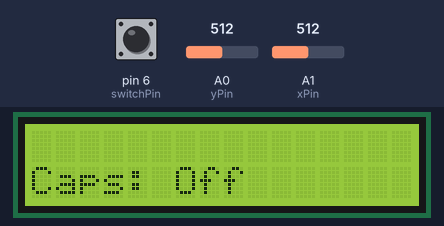
The sketch below on a simulated Arduino Uno, built with avr-gcc and run on an emulated ATmega328P. Parts: 16×2 character LCD. The test bench sets the inputs (shaded band); at power-on: A1 (xPin) = 512, A0 (yPin) = 512, pin 6 (switchPin) HIGH.

Above: at 1.2 s.
1.3 s: A1 (xPin) set to 900
At 4.0 s:
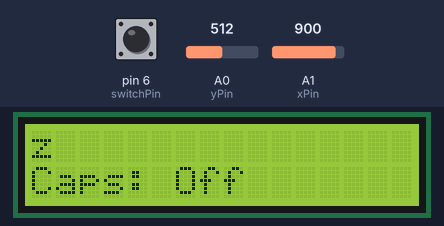
4.3 s: A0 (yPin) set to 230
6.6 s: A0 (yPin) set to 194
At 6.75 s:
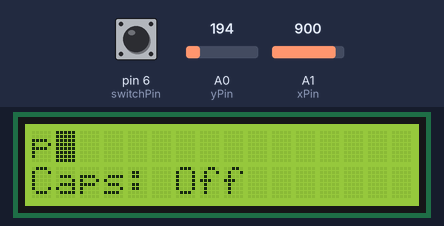
8.8 s: A0 (yPin) set to 306
At 9.01 s:
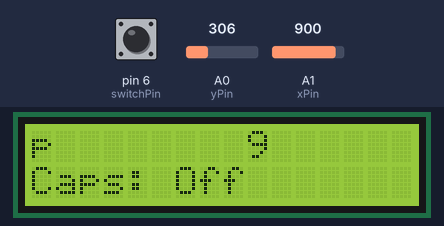
11.8 s: A0 (yPin) set to 804
14.1 s: A0 (yPin) set to 821
At 17.1 s:
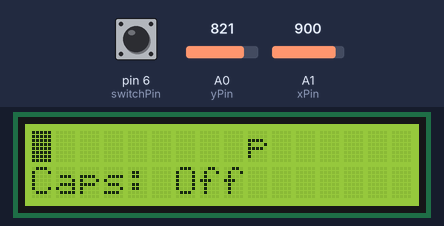
Timing chart, 0 to 17.4 s (numbered marks = the images above; inputs shaded):
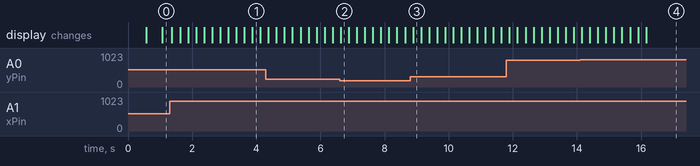

The sketch:

LCD_username.ino
```cpp
/*
 Engineer: Michael Dubisz
 1/4/2019

 This program allows the user to print a username with letters and numbers on the LCD using a joystick.
*/

//switch pin of joystick is connected to D6, x pin & y pin are connected to A1 and A0, respectively
const int switchPin = 6, xPin = 1, yPin = 0;

//BLINKRATE = how fast the cursor blinks
const int BLINKRATE = 1000;
//CENTER_TOLERANCE = how far you have to move the joystick from the middle for it to register (normally between 0-400)
const int CENTER_TOLERANCE = 300;

//used to see whether caps is on or off
const int CAPS_ON = 1, CAPS_OFF = 0;
int capsState = CAPS_OFF;

//measures the x and y position of the joystick, and whether or not the button has been pressed
int xPosition, yPosition, pressed;

int cursorPosition = 0;
//keeps track of the current char in each of the 16 positions in the first row of the LCD
char currentChar[16] = { ' ', ' ', ' ', ' ', ' ', ' ', ' ', ' ', ' ', ' ', ' ', ' ', ' ', ' ', ' ', ' '};
//used for looping the cursor blink
int count;

//this character will blink to represent the cursor
byte blinker[8] = {
  B11111,
  B11111,
  B11111,
  B11111,
  B11111,
  B11111,
  B11111,
  B11111,
};

// include the LiquidCrystal library code:
#include <LiquidCrystal.h>

// initialize the library by associating any needed LCD interface pin
// with the arduino pin number it is connected to
const int rs = 12, en = 11, d4 = 5, d5 = 4, d6 = 3, d7 = 2;
LiquidCrystal lcd(rs, en, d4, d5, d6, d7);


//If caps is on and userChar is a letter, print userChar as a captial letter.
//Otherwise, just print userChar.
void printChar(char userChar){
    if(capsState == CAPS_ON && (userChar >= 'a' && userChar <= 'z') ){
      lcd.print( static_cast<char>(userChar - 32) );
    }
    else{
      lcd.print(userChar);
    }
}


void setup() {

  pinMode(switchPin, INPUT);
  digitalWrite(switchPin, HIGH);

  // set up the LCD's number of columns and rows:
  lcd.begin(16, 2);

  //print an initial message
  lcd.setCursor(0,1);
  lcd.print("Caps: Off");

  //blinker is specialchar #1
  lcd.createChar(1, blinker);
}


void loop() {

  //read the joystick data
  xPosition = analogRead(xPin);
  yPosition = analogRead(yPin);
  pressed = digitalRead(switchPin);

  count = 0;
  //while the joystick hasn't been moved/ pressed and it's been less than 1 second
  while (    (xPosition > (512 - CENTER_TOLERANCE) && xPosition < (512 + CENTER_TOLERANCE) )
          && (yPosition > (512 - CENTER_TOLERANCE) && yPosition < (512 + CENTER_TOLERANCE) )
          && (pressed)
          && (count < BLINKRATE) ) {

    lcd.setCursor(cursorPosition, 0);

    if (count < BLINKRATE/2){
      printChar(currentChar[cursorPosition]);
    }

    else{
      lcd.write(byte(1));
    }

    delay(100);

    xPosition = analogRead(xPin);
    yPosition = analogRead(yPin);
    pressed = digitalRead(switchPin);
    count = count + 100;
  }


  //if the joystick is pushed left
  if(yPosition > (512 + CENTER_TOLERANCE) ) {

    //leave the current position with the correct char
    lcd.setCursor(cursorPosition, 0);
    printChar(currentChar[cursorPosition]);

    //update the current position to 1 left (if it's already at 0, stay at 0)
    cursorPosition = (cursorPosition == 0)? 0 : cursorPosition - 1;

    //print the blinker on new current position
    lcd.setCursor(cursorPosition, 0);
    lcd.write(byte(1));

    delay(250);
  }


  //if the joystick is pushed right
  else if(yPosition < (512 - CENTER_TOLERANCE)){

    //leave the current position with the correct char
    lcd.setCursor(cursorPosition, 0);
    printChar(currentChar[cursorPosition]);

    //update the current position to 1 left (if it's already at 15, stay at 15)
    cursorPosition = (cursorPosition == 15)? 15 : cursorPosition + 1;

     //print the blinker on new current position
    lcd.setCursor(cursorPosition, 0);
    lcd.write(byte(1));

    delay(250);
  }


  //if the joystick is pushed up
  else if (xPosition < (512 - CENTER_TOLERANCE) ) {

    //figure out what the next char will be
    if (currentChar[cursorPosition] == ' ')
      currentChar[cursorPosition] = 'a';
    else if (currentChar[cursorPosition] == 'z')
      currentChar[cursorPosition] = '0';
    else if (currentChar[cursorPosition] == '9')
      currentChar[cursorPosition] = ' ';
    else
      currentChar[cursorPosition]++;


    //print the new char
    lcd.setCursor(cursorPosition, 0);
    printChar(currentChar[cursorPosition]);

    delay(250);

  }


  //if the joystick is pushed down
  else if (xPosition > (512 + CENTER_TOLERANCE) ) {

    //figure out what the next char will be
    if (currentChar[cursorPosition] == ' ')
      currentChar[cursorPosition] = '9';
    else if (currentChar[cursorPosition] == '0')
      currentChar[cursorPosition] = 'z';
    else if (currentChar[cursorPosition] == 'a')
      currentChar[cursorPosition] = '  ';
    else
      currentChar[cursorPosition]--;

    //print the new char
    lcd.setCursor(cursorPosition, 0);
    printChar(currentChar[cursorPosition]);

    delay(250);

  }


  //if the joystick is pressed
  else if (!pressed) {

    if (capsState == CAPS_OFF){
      capsState = CAPS_ON;
      lcd.setCursor(6,1);
      lcd.print("On ");
    }

    else if (capsState == CAPS_ON){
      capsState = CAPS_OFF;
      lcd.setCursor(6,1);
      lcd.print("Off");
    }

    //prints the new char (capital or lowercase)
    lcd.setCursor(cursorPosition, 0);
    printChar(currentChar[cursorPosition]);

    delay(250);
  }


}
```

Measured:
- the behaviour switches between 212 and 211 on A0 (yPin) (found by bisection; images 1 and 2)
- the behaviour switches between 812 and 813 on A0 (yPin) (found by bisection; images 3 and 4)
- after the input at 1.3 s, the display: first changes after 0.07 s (image 1 shows a later state)
- after the input at 6.6 s, the display: changes at once (image 2)
- after the input at 8.8 s, the display: changes after 0.09 s (image 3)
- after the input at 14.1 s, the display: first changes after 0.05 s (image 4 shows a later state)
